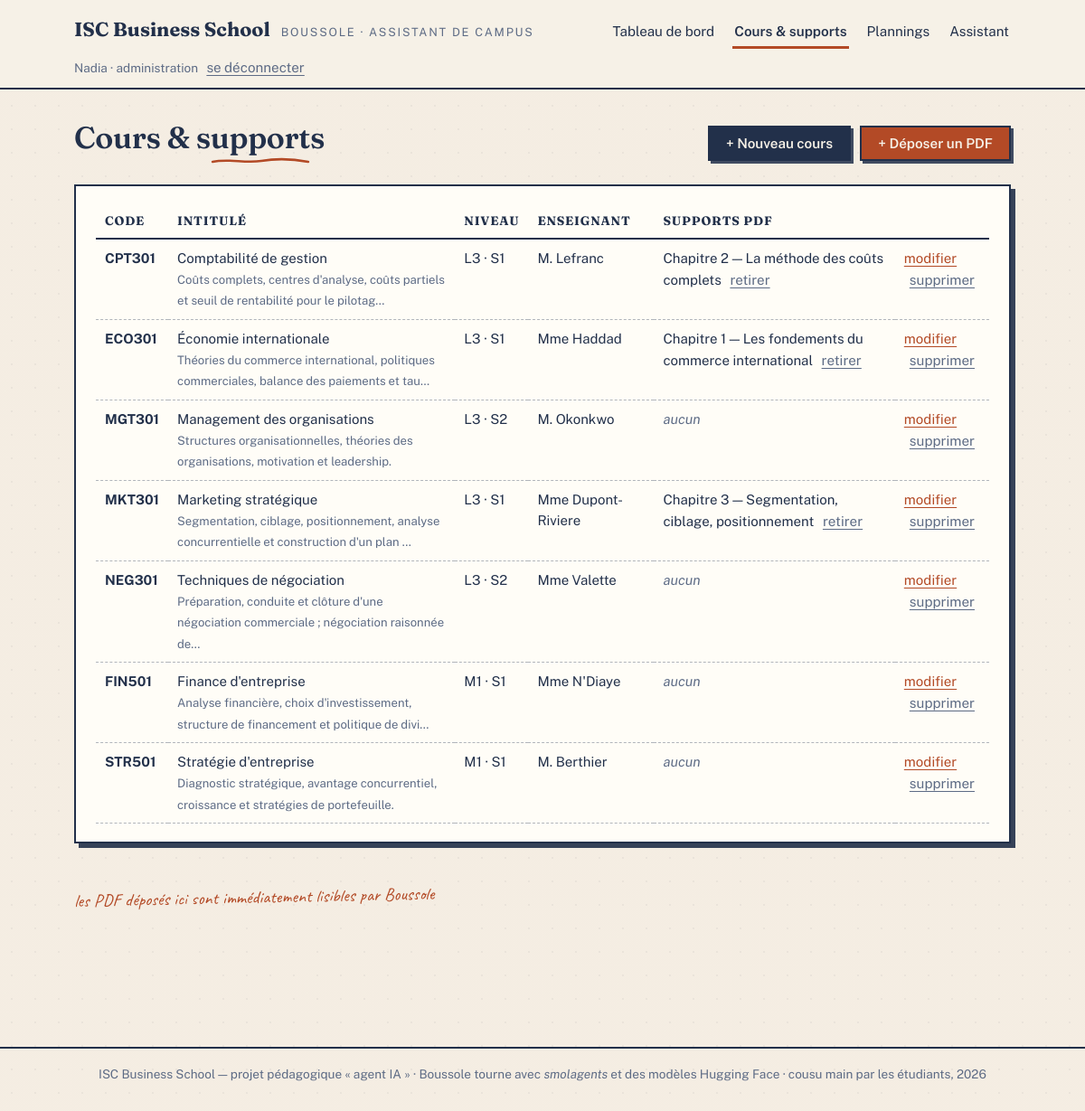
Screenshot of /administration/cours/ (signed in) with the database file from the repository.
### accounts/models.py (models this page shows, shortened)
class User(AbstractUser):
    class Role(models.TextChoices):
        ETUDIANT = 'ETUDIANT', 'Étudiant'
        ADMINISTRATION = 'ADMINISTRATION', 'Administration'
    class Niveau(models.TextChoices):
        L1 = 'L1', 'Licence 1'
        L2 = 'L2', 'Licence 2'
        L3 = 'L3', 'Licence 3'
        M1 = 'M1', 'Master 1'
        M2 = 'M2', 'Master 2'
    role = models.CharField(
        'rôle', max_length=20, choices=Role.choices, default=Role.ETUDIANT,
    )
    niveau = models.CharField(
        "niveau d'études", max_length=2, choices=Niveau.choices,
        blank=True, help_text='Uniquement pour les étudiants.',
    )
    @property
    def est_administration(self):
        return self.role == self.Role.ADMINISTRATION
    @property
    def prenom_affiche(self):
        return self.first_name or self.username

### academics/models.py (models this page shows, shortened)
class Cours(models.Model):
    class Semestre(models.TextChoices):
        S1 = 'S1', 'Semestre 1'
        S2 = 'S2', 'Semestre 2'
    code = models.CharField('code', max_length=12, unique=True)
    intitule = models.CharField('intitulé', max_length=150)
    niveau = models.CharField('niveau', max_length=2, choices=User.Niveau.choices)
    semestre = models.CharField(
        'semestre', max_length=2, choices=Semestre.choices, default=Semestre.S1,
    )
    enseignant = models.CharField('enseignant', max_length=100)
    credits = models.PositiveSmallIntegerField('crédits ECTS', default=4)
    description = models.TextField('description', blank=True)
    class Meta:
        verbose_name = 'cours'
        verbose_name_plural = 'cours'
        ordering = ['niveau', 'code']

class DocumentCours(models.Model):
    cours = models.ForeignKey(
        Cours, verbose_name='cours', on_delete=models.CASCADE,
        related_name='documents',
    )
    titre = models.CharField('titre', max_length=200)
    fichier = models.FileField('fichier PDF', upload_to='documents_cours/')
    ajoute_le = models.DateTimeField('ajouté le', auto_now_add=True)
    class Meta:
        verbose_name = 'document de cours'
        verbose_name_plural = 'documents de cours'
        ordering = ['-ajoute_le']

### academics/views.py (the view)
# urls.py: path('cours/', views.cours_liste, name='cours_liste'),
@administration_requise
def cours_liste(request):
    return render(request, 'administration/cours_liste.html', {
        'liste_cours': Cours.objects.prefetch_related('documents', 'creneaux'),
    })

### academics/views.py (called while the page is built)
def administration_requise(vue):
    @wraps(vue)
    @login_required
    def enveloppe(request, *args, **kwargs):
        if not request.user.est_administration:
            messages.error(request, 'Cet espace est réservé à l\'administration.')
            return redirect('assistant:tableau_de_bord')
        return vue(request, *args, **kwargs)
    return enveloppe

### templates/administration/cours_liste.html (shortened to what this page needs)
{% extends 'base.html' %}
{% block contenu %}
<div class="bonjour" style="display:flex;justify-content:space-between;align-items:end;flex-wrap:wrap;gap:12px;">
  <h1>Cours &amp; <span class="souligne">supports</span></h1>
  <div style="display:flex;gap:10px;">
    <a class="bouton" href="{% url 'academics:cours_creer' %}">+ Nouveau cours</a>
    <a class="bouton rouille" href="{% url 'academics:document_ajouter' %}">+ Déposer un PDF</a>
  </div>
</div>
<div class="carte">
  <table class="registre">
    <tr><th>Code</th><th>Intitulé</th><th>Niveau</th><th>Enseignant</th><th>Supports PDF</th><th></th></tr>
    {% for c in liste_cours %}
    <tr>
      <td><b>{{ c.code }}</b></td>
      <td>{{ c.intitule }}<br><span style="font-size:.82rem;color:var(--encre-pale);">{{ c.description|truncatechars:90 }}</span></td>
      <td>{{ c.niveau }} · {{ c.semestre }}</td>
      <td>{{ c.enseignant }}</td>
      <td>
        {% for d in c.documents.all %}
          {{ d.titre }}
          <form method="post" action="{% url 'academics:document_supprimer' d.pk %}" style="display:inline;"
                onsubmit="return confirm('Supprimer ce support ?');">
            {% csrf_token %}<button class="bouton discret" type="submit">retirer</button>
          </form><br>
        {% empty %}
          <em style="color:var(--encre-pale);">aucun</em>
        {% endfor %}
      </td>
      <td style="white-space:nowrap;">
        <a href="{% url 'academics:cours_modifier' c.pk %}">modifier</a><br>
        <form method="post" action="{% url 'academics:cours_supprimer' c.pk %}"
              onsubmit="return confirm('Supprimer {{ c.code }} et tout ce qui s\'y rattache ?');">
          {% csrf_token %}<button class="bouton discret" type="submit">supprimer</button>
        </form>
      </td>
    </tr>
    {% empty %}
    <tr><td colspan="6">Catalogue vide — créez votre premier cours.</td></tr>
    {% endfor %}
  </table>
</div>
<p class="manuscrit">les PDF déposés ici sont immédiatement lisibles par Boussole</p>
{% endblock %}

### templates/base.html (shortened to what this page needs)
{% load static %}
<!DOCTYPE html>
<html lang="fr">
<head>
  <link rel="stylesheet" href="{% static 'css/isc.css' %}">
</head>
<body>
<header class="bandeau">
  <div class="bandeau-interieur">
    <a class="marque" href="{% url 'assistant:tableau_de_bord' %}">
      <b>ISC Business School</b>
      <span>Boussole · assistant de campus</span>
    </a>
    {% if user.is_authenticated %}
    {% with vue=request.resolver_match.view_name %}
    <nav class="menu">
      {% if user.est_administration %}
        <a href="{% url 'academics:tableau' %}" class="{% if vue == 'academics:tableau' %}actif{% endif %}">Tableau de bord</a>
        <a href="{% url 'academics:cours_liste' %}" class="{% if 'cours' in vue or 'document' in vue %}actif{% endif %}">Cours &amp; supports</a>
        <a href="{% url 'academics:edt_liste' %}" class="{% if 'edt' in vue or 'creneau' in vue or 'examen' in vue %}actif{% endif %}">Plannings</a>
        <a href="{% url 'assistant:chat' %}" class="{% if 'chat' in vue or 'conversation' in vue %}actif{% endif %}">Assistant</a>
      {% endif %}
    </nav>
    {% endwith %}
    <div class="profil-coin">
      {{ user.prenom_affiche }}{% if user.niveau %} · {{ user.get_niveau_display }}{% endif %}{% if user.est_administration %} · administration{% endif %}
      <form method="post" action="{% url 'accounts:logout' %}">
        <button type="submit" class="bouton discret">se déconnecter</button>
      </form>
    </div>
    {% endif %}
  </div>
</header>
<main class="page">
  {% block contenu %}{% endblock %}
</main>
<footer class="pied">
  ISC Business School — projet pédagogique « agent IA » · Boussole tourne avec
  <em>smolagents</em> et des modèles Hugging Face · cousu main par les étudiants, 2026
</footer>
</body>
</html>

### static/css/isc.css (style rules this page uses)
:root { --papier: #f6f1e7; --papier-fonce: #ece4d4; --encre: #22304a; --encre-pale: #5d6b85; --rouille: #b34a26; --rouille-pale: #e8d4c9; --sauge: #5d7052; --sauge-pale: #dde4d5; --jaune-fluo: #f5e08a; --trait: 2px solid var(--encre); --ombre-dure: 5px 5px 0 rgba(34, 48, 74, .9); --ombre-petite: 3px 3px 0 rgba(34, 48, 74, .85); }
* { box-sizing: border-box; }
html { scroll-behavior: smooth; }
body { margin: 0; background-color: var(--papier); background-image: radial-gradient(rgba(34, 48, 74, .05) 1px, transparent 1.4px), linear-gradient(rgba(179, 74, 38, .025), rgba(179, 74, 38, .025)); background-size: 26px 26px, 100% 100%; color: var(--encre); font-family: 'Public Sans', 'Segoe UI', sans-serif; font-size: 16px; line-height: 1.55; }
h1, h2, h3, .serif { font-family: 'Fraunces', Georgia, serif; font-weight: 600; letter-spacing: -.01em; line-height: 1.15; }
h1 { font-size: 2.1rem; margin: 0 0 .4rem; }
a { color: var(--rouille); text-underline-offset: 3px; }
.manuscrit { font-family: 'Caveat', cursive; font-size: 1.25rem; color: var(--rouille); transform: rotate(-1.2deg); display: inline-block; }
.souligne { background-repeat: no-repeat; background-position: 0 100%; background-size: 100% 9px; padding-bottom: 9px; }
.page { max-width: 1080px; margin: 0 auto; padding: 0 22px 70px; }
header.bandeau { border-bottom: var(--trait); background: var(--papier); }
.bandeau-interieur { max-width: 1080px; margin: 0 auto; padding: 16px 22px 10px; display: flex; align-items: baseline; justify-content: space-between; flex-wrap: wrap; gap: 8px 18px; }
.marque { display: flex; align-items: baseline; gap: 12px; text-decoration: none; color: var(--encre); }
.marque b { font-family: 'Fraunces', serif; font-size: 1.35rem; font-weight: 700; }
.marque span { font-size: .8rem; color: var(--encre-pale); letter-spacing: .14em; text-transform: uppercase; }
nav.menu { display: flex; gap: 4px 18px; flex-wrap: wrap; }
nav.menu a { text-decoration: none; color: var(--encre); font-size: .95rem; padding: 4px 2px; border-bottom: 3px solid transparent; }
nav.menu a.actif { border-bottom-color: var(--rouille); font-weight: 600; }
.profil-coin { font-size: .85rem; color: var(--encre-pale); }
.profil-coin form { display: inline; }
footer.pied { border-top: var(--trait); margin-top: 60px; padding: 18px 22px 30px; text-align: center; font-size: .85rem; color: var(--encre-pale); }
.carte { background: #fffdf7; border: var(--trait); box-shadow: var(--ombre-dure); padding: 20px 22px; margin-bottom: 24px; }
.bouton, button.bouton, input[type=submit].bouton { display: inline-block; font: 600 .95rem 'Public Sans', sans-serif; background: var(--encre); color: var(--papier); border: var(--trait); box-shadow: var(--ombre-petite); padding: 9px 18px; cursor: pointer; text-decoration: none; transition: transform .08s ease, box-shadow .08s ease; }
.bouton.rouille { background: var(--rouille); }
.bouton.discret { background: transparent; color: var(--encre-pale); border: none; box-shadow: none; padding: 4px 6px; font-weight: 400; text-decoration: underline; text-underline-offset: 3px; }
table.registre { width: 100%; border-collapse: collapse; font-size: .94rem; }
table.registre th { text-align: left; font-family: 'Fraunces', serif; font-size: .85rem; letter-spacing: .06em; text-transform: uppercase; border-bottom: var(--trait); padding: 8px 10px; }
table.registre td { padding: 9px 10px; border-bottom: 1px dashed rgba(34,48,74,.35); vertical-align: top; }
.bonjour { margin: 34px 0 26px; }

### rows the page displays
User: prenom_affiche "Nadia"
Cours: code "CPT301", intitule "Comptabilité de gestion", description "Coûts complets, centres d'analyse, coûts partiels et seuil de rentabilité pour le pilotag…", niveau "L3", semestre "S1", enseignant "M. Lefranc"
DocumentCours: titre "Chapitre 2 — La méthode des coûts complets"
Cours: code "ECO301", intitule "Économie internationale", description "Théories du commerce international, politiques commerciales, balance des paiements et tau…", niveau "L3", semestre "S1", enseignant "Mme Haddad"
DocumentCours: titre "Chapitre 1 — Les fondements du commerce international"
Cours: code "MGT301", intitule "Management des organisations", description "Structures organisationnelles, théories des organisations, motivation et leadership.", niveau "L3", semestre "S2", enseignant "M. Okonkwo"
Cours: code "MKT301", intitule "Marketing stratégique", description "Segmentation, ciblage, positionnement, analyse concurrentielle et construction d'un plan …", niveau "L3", semestre "S1", enseignant "Mme Dupont-Riviere"
DocumentCours: titre "Chapitre 3 — Segmentation, ciblage, positionnement"
Cours: code "NEG301", intitule "Techniques de négociation", description "Préparation, conduite et clôture d'une négociation commerciale ; négociation raisonnée de…", niveau "L3", semestre "S2", enseignant "Mme Valette"
Cours: code "FIN501", intitule "Finance d'entreprise", description "Analyse financière, choix d'investissement, structure de financement et politique de divi…", niveau "M1", semestre "S1", enseignant "Mme N'Diaye"
Cours: code "STR501", intitule "Stratégie d'entreprise", description "Diagnostic stratégique, avantage concurrentiel, croissance et stratégies de portefeuille.", niveau "M1", semestre "S1", enseignant "M. Berthier"
